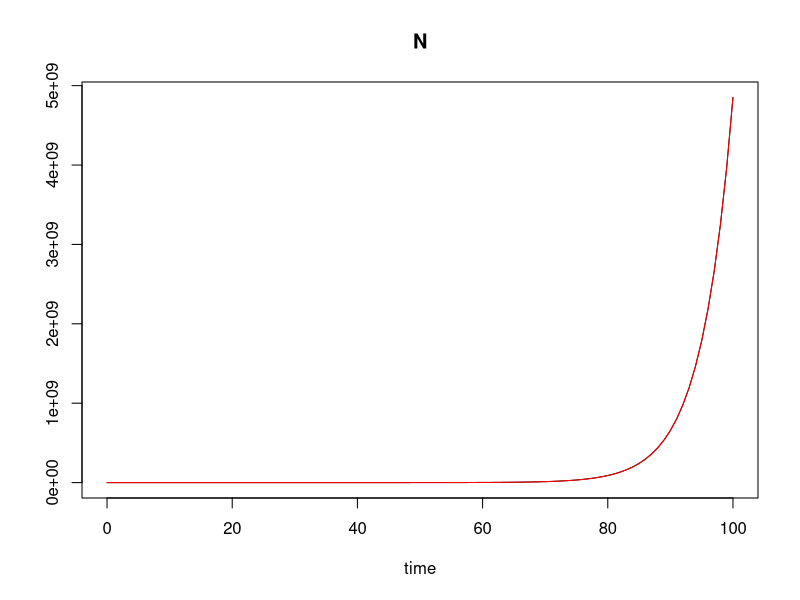
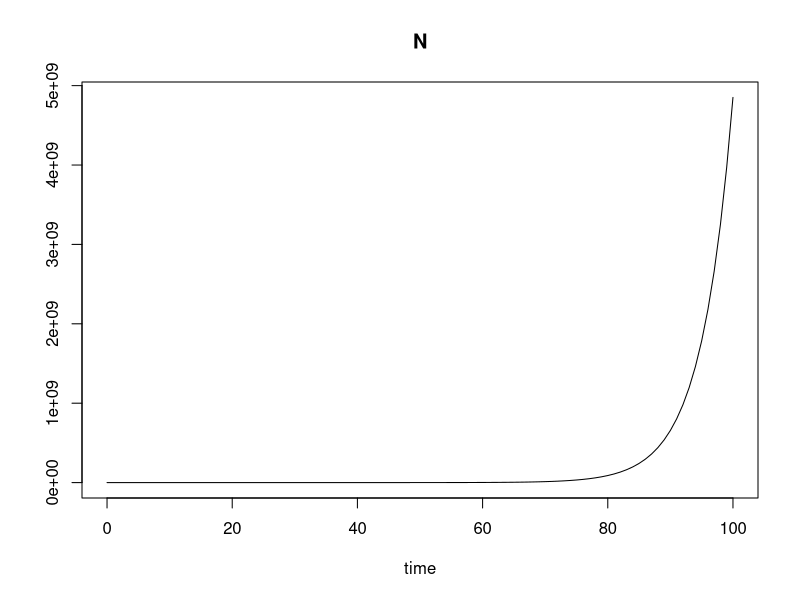
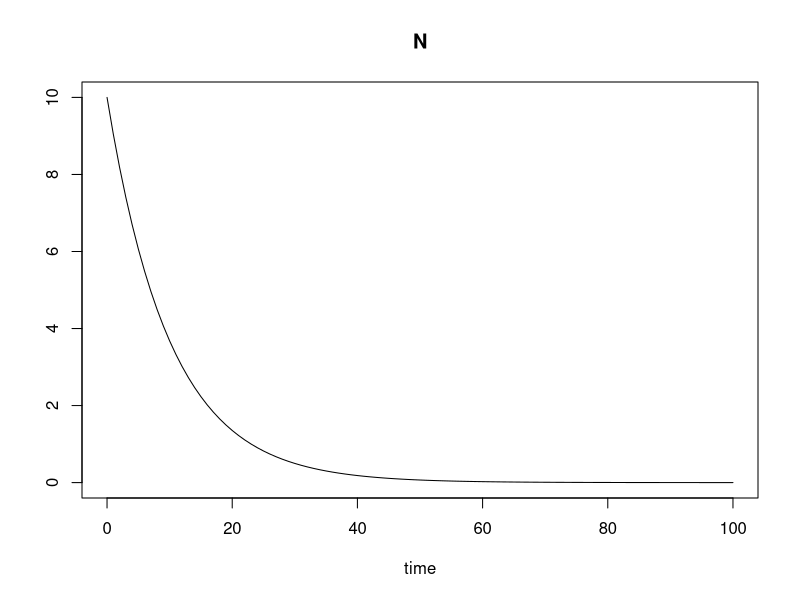

Reproduce these figures in R, in order.
# BIOS 431 Emerging Infectious Diseases Lab 2 ----
# Justin Kim
# 09/13/2024


## Simulating a model in R ----

# Define Growth Model

exponential_growth = function (t, y, parameters){
  N = y[1];
  with(
    as.list(parameters),
    {
      dNdt = (b-d)*N
      res = c(dNdt)
      list(res)
    }
  )
}

# Load package
library(deSolve)

# Parameters

initials = c(N=10)
params = c(b = 0.3, d = 0.1)
t = 0:100

# Simulation

exp_grow_sim = lsoda(y = initials, times = t, parms = params, func = exponential_growth)

exp_grow_sim
plot(exp_grow_sim)
# abline(h = 2000000000)

# Model Check

N0 = 10
b = 0.3
d = 0.1
curve(N0*exp((b-d)*x), from = 0, to = 100, col = 'red', add = T)

## Question 1 ----

# Population that grows indefinitely
initials = c(N=10)
params = c(b = 0.3, d = 0.1)
t = 0:100

plot(exp_grow_sim)


# Population that crashes
initials = c(N=10)
params_crash = c(b = 0.3, d = 0.4)
t = 0:100

crash_sim = lsoda(y = initials, times = t, parms = params_crash, func = exponential_growth)
plot(crash_sim)
